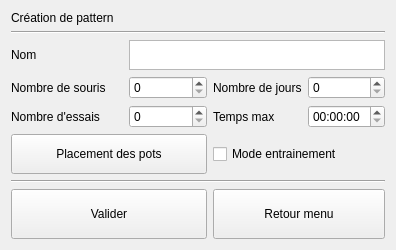
      <widget class="QWidget" name="Menu_creation_pattern">
       <layout class="QGridLayout" name="gridLayout_2">
        <item row="9" column="3">
         <widget class="QTimeEdit" name="cadreTempsMax">
          <property name="time">
           <time>
            <hour>0</hour>
            <minute>0</minute>
            <second>0</second>
           </time>
          </property>
         </widget>
        </item>
        <item row="2" column="0">
         <widget class="QLabel" name="label">
          <property name="maximumSize">
           <size>
            <width>16777215</width>
            <height>30</height>
           </size>
          </property>
          <property name="text">
           <string>Nom</string>
          </property>
         </widget>
        </item>
        <item row="4" column="1">
         <widget class="QSpinBox" name="cadreNombreSouris"/>
        </item>
        <item row="0" column="0" colspan="2">
         <widget class="QLabel" name="label_6">
          <property name="maximumSize">
           <size>
            <width>16777215</width>
            <height>20</height>
           </size>
          </property>
          <property name="text">
           <string>Création de pattern</string>
          </property>
         </widget>
        </item>
        <item row="4" column="0">
         <widget class="QLabel" name="label_2">
          <property name="maximumSize">
           <size>
            <width>16777215</width>
            <height>30</height>
           </size>
          </property>
          <property name="text">
           <string>Nombre de souris     </string>
          </property>
         </widget>
        </item>
        <item row="9" column="1">
         <widget class="QSpinBox" name="cadreNombreEssais"/>
        </item>
        <item row="9" column="0">
         <widget class="QLabel" name="label_5">
          <property name="text">
           <string>Nombre d'essais</string>
          </property>
         </widget>
        </item>
        <item row="4" column="2">
         <widget class="QLabel" name="label_4">
          <property name="text">
           <string>Nombre de jours</string>
          </property>
         </widget>
        </item>
        <item row="9" column="2">
         <widget class="QLabel" name="label_3">
          <property name="text">
           <string>Temps max</string>
          </property>
         </widget>
        </item>
        <item row="17" column="2" colspan="2">
         <widget class="QPushButton" name="retourMenuCreationPattern">
          <property name="minimumSize">
           <size>
            <width>0</width>
            <height>50</height>
           </size>
          </property>
          <property name="text">
           <string>Retour menu</string>
          </property>
         </widget>
        </item>
        <item row="17" column="0" colspan="2">
         <widget class="QPushButton" name="validerCreationPattern">
          <property name="minimumSize">
           <size>
            <width>0</width>
            <height>50</height>
           </size>
          </property>
          <property name="text">
           <string>Valider</string>
          </property>
         </widget>
        </item>
        <item row="4" column="3">
         <widget class="QSpinBox" name="cadreNombreJours"/>
        </item>
        <item row="16" column="0" colspan="4">
         <widget class="Line" name="line_5">
          <property name="orientation">
           <enum>Qt::Horizontal</enum>
          </property>
         </widget>
        </item>
        <item row="1" column="0" colspan="4">
         <widget class="Line" name="line_6">
          <property name="orientation">
           <enum>Qt::Horizontal</enum>
          </property>
         </widget>
        </item>
        <item row="2" column="1" colspan="3">
         <widget class="QPlainTextEdit" name="cadreNomPattern">
          <property name="maximumSize">
           <size>
            <width>16777215</width>
            <height>30</height>
           </size>
          </property>
          <property name="documentTitle">
           <string/>
          </property>
          <property name="plainText">
           <string/>
          </property>
         </widget>
        </item>
        <item row="15" column="0" colspan="2">
         <widget class="QPushButton" name="placementDesPots">
          <property name="minimumSize">
           <size>
            <width>0</width>
            <height>40</height>
           </size>
          </property>
          <property name="maximumSize">
           <size>
            <width>16777215</width>
            <height>40</height>
           </size>
          </property>
          <property name="text">
           <string>Placement des pots</string>
          </property>
         </widget>
        </item>
        <item row="15" column="2" colspan="2">
         <widget class="QCheckBox" name="checkModeEntrainement">
          <property name="text">
           <string>Mode entrainement</string>
          </property>
         </widget>
        </item>
       </layout>
      </widget>
